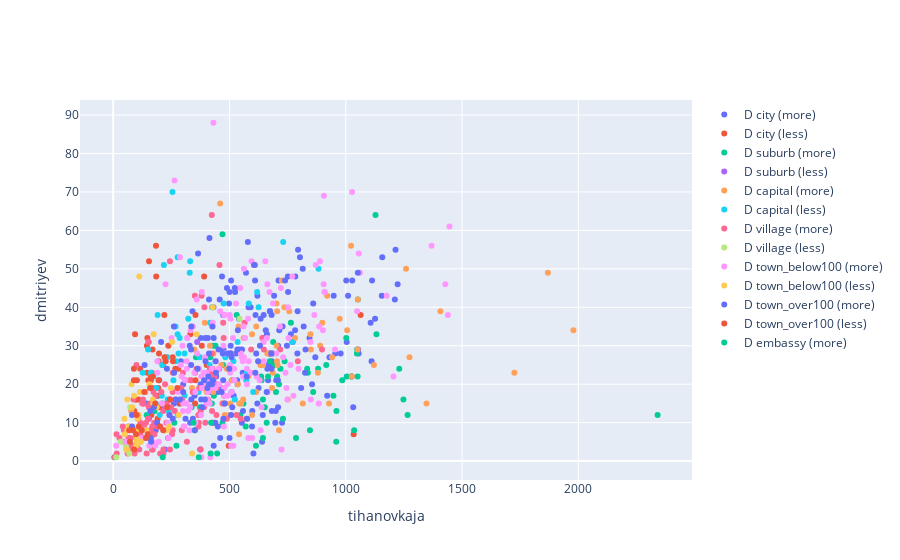

Here is the notebook cell this chart was saved with:
### Code cell
cross_dependency('tihanovkaja', 'dmitriyev')
